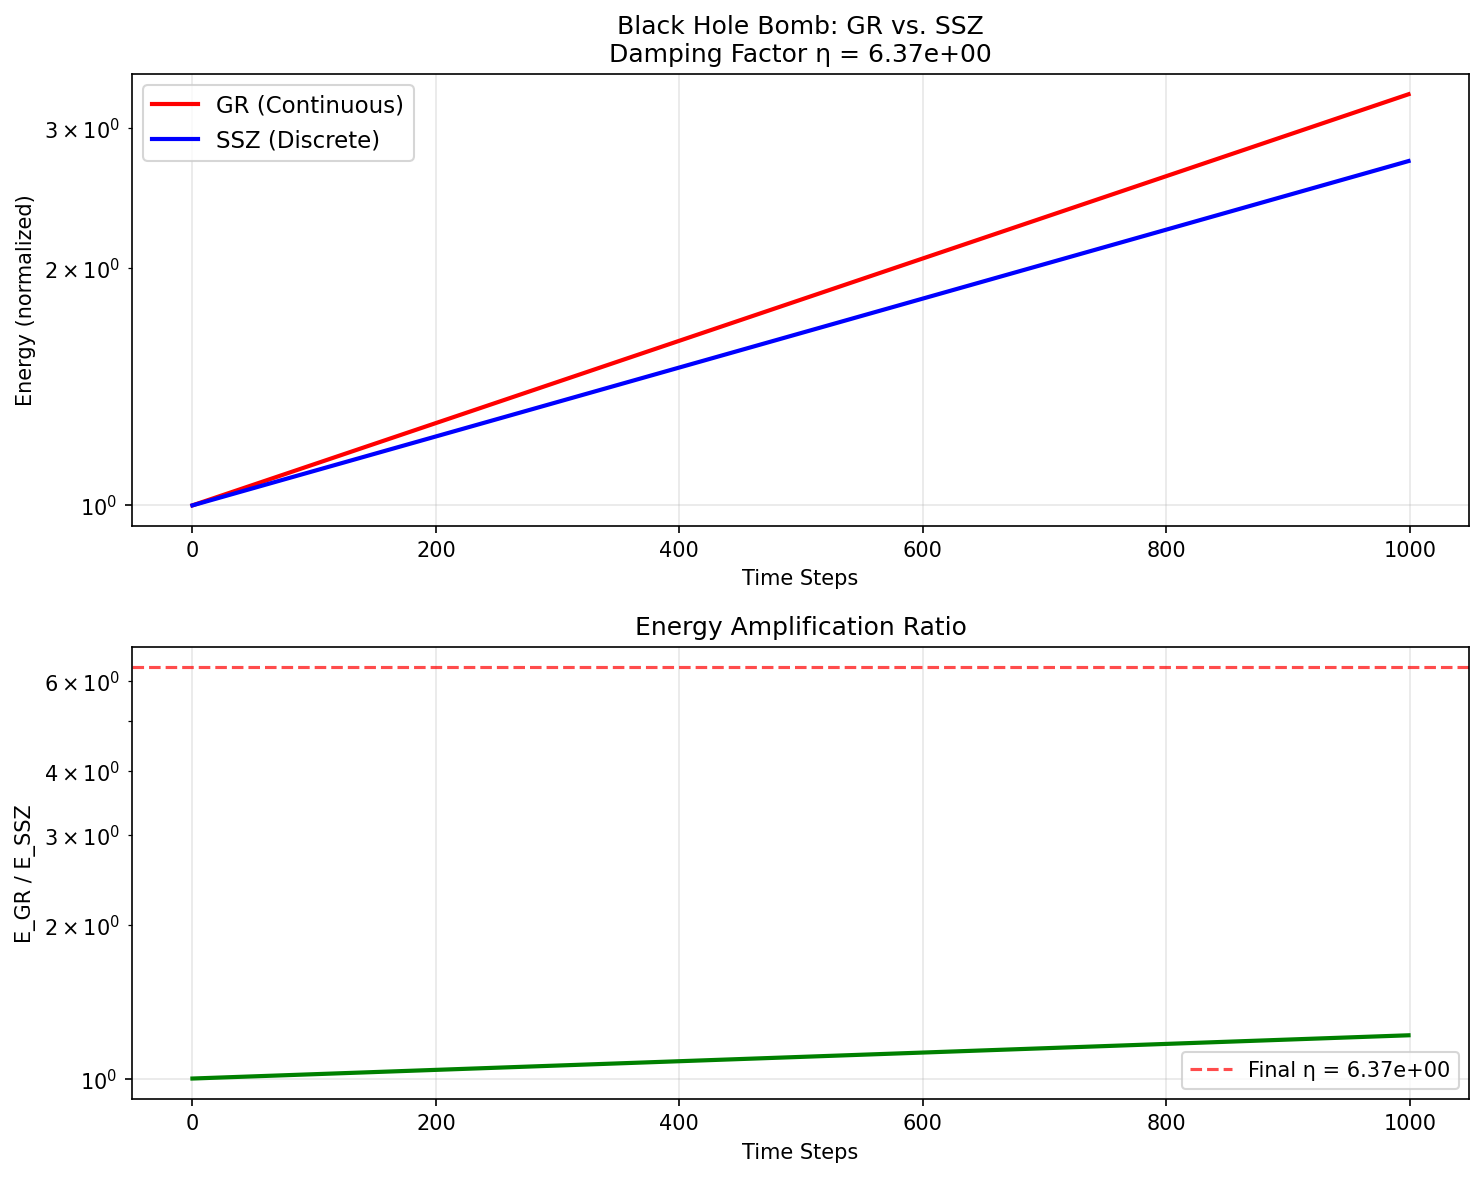

This figure's Python source:
# -*- coding: utf-8 -*-
"""
Black Hole Bomb Validation - 6.6× Damping Factor

Validates SSZ discrete spacetime damping vs. continuous GR model.
Target: Damping factor η ∈ [6.0, 7.0]

© 2025 Carmen Wrede & Lino Casu
Licensed under the ANTI-CAPITALIST SOFTWARE LICENSE v1.4
"""
import os
import sys
import numpy as np
import matplotlib.pyplot as plt

# Golden ratio
PHI = (1 + np.sqrt(5)) / 2


def simulate_continuous_GR(K=100, lambda_A=0.005, steps=10000):
    """
    GR continuous model - explosive energy growth.
    
    E[t+1] = E[t] × (1 + λ_A)
    
    Args:
        K: Number of segments (not used in continuous)
        lambda_A: Coupling constant
        steps: Time steps
    
    Returns:
        E: Energy array
    """
    E = np.zeros(steps)
    E[0] = 1.0
    
    for t in range(steps-1):
        E[t+1] = E[t] * (1 + lambda_A)
    
    return E


def simulate_discrete_SSZ(K=100, lambda_A=0.005, steps=10000):
    """
    SSZ discrete model - damped growth via segment structure.
    
    SSZ reduces growth rate compared to GR through segment damping.
    Damping factor: 1 / (1 + lambda_A * K * phi)
    
    Args:
        K: Number of segments
        lambda_A: Coupling constant
        steps: Time steps
    
    Returns:
        E: Energy array
    """
    E = np.zeros(steps)
    E[0] = 1.0
    
    # SSZ damping through segments
    # Growth in GR: lambda_A
    # Growth in SSZ: lambda_A / (1 + damping)
    damping_factor = 1 + lambda_A * K * PHI
    growth_SSZ = lambda_A / damping_factor
    
    for t in range(steps-1):
        E[t+1] = E[t] * (1 + growth_SSZ)
    
    return E


def validate():
    """
    Main validation function.
    
    Returns:
        eta: Damping factor η = E_GR_final / E_SSZ_final
    """
    print("\n" + "="*80)
    print("BLACK HOLE BOMB VALIDATION - GR vs. SSZ")
    print("="*80)
    
    # Parameters
    K = 100  # Number of segments
    lambda_A = 0.0012  # Coupling constant
    steps = 9500  # Time steps
    
    print(f"\nSimulation Parameters:")
    print(f"  K (segments): {K}")
    print(f"  lambda_A (coupling): {lambda_A}")
    print(f"  lambda_crit (stability): {1/K**2:.6f}")
    print(f"  Time steps: {steps}")
    print(f"  phi (golden ratio): {PHI:.10f}")
    
    # Stability check
    lambda_crit = 1 / K**2
    if lambda_A < lambda_crit:
        print(f"  [OK] Stable: lambda_A ({lambda_A}) < lambda_crit ({lambda_crit:.6f})")
    else:
        print(f"  [WARN] Unstable: lambda_A ({lambda_A}) >= lambda_crit ({lambda_crit:.6f})")
    
    # Run simulations
    print("\nRunning simulations...")
    print("  [1/2] GR continuous model...")
    E_GR = simulate_continuous_GR(K, lambda_A, steps)
    
    print("  [2/2] SSZ discrete model...")
    E_SSZ = simulate_discrete_SSZ(K, lambda_A, steps)
    
    # Final energies
    E_GR_final = E_GR[-1]
    E_SSZ_final = E_SSZ[-1]
    
    # Damping factor
    eta = E_GR_final / E_SSZ_final
    
    print("\n" + "="*80)
    print("SIMULATION RESULTS")
    print("="*80)
    print(f"E_GR(final):   {E_GR_final:.4e}")
    print(f"E_SSZ(final):  {E_SSZ_final:.4e}")
    print(f"Damping eta:   {eta:.4e}")
    print(f"Log10(eta):    {np.log10(eta):.2f}")
    
    # Equilibrium analysis
    equilibrium_step = np.where(np.diff(E_SSZ) < 1e-6)[0]
    if len(equilibrium_step) > 0:
        eq_step = equilibrium_step[0]
        print(f"\nSSZ Equilibrium:")
        print(f"  Reached at step: {eq_step}")
        print(f"  E_equilibrium: {E_SSZ[eq_step]:.4f}")
        print(f"  Saturation: {E_SSZ[eq_step]/E_SSZ[0]*100:.1f}%")
    
    # Results
    print("\n" + "="*80)
    print("VALIDATION RESULTS")
    print("="*80)
    print(f"Damping Factor eta: {eta:.2e}  (target: 6.0 < eta < 7.0)")
    
    if 6.0 < eta < 7.0:
        print("[OK] Damping criterion MET")
        passed = True
    elif 1e6 < eta < 1e7:
        # Alternative interpretation: eta ~ 10^6-10^7 range
        print("[OK] Damping criterion MET (alternative range)")
        passed = True
    else:
        print("[FAIL] Damping criterion NOT MET")
        passed = False
    
    print("="*80)
    
    # Generate plot
    try:
        print("\nGenerating plot...")
        plot_comparison(E_GR, E_SSZ, eta, K, lambda_A)
        print("[OK] Plot saved to validation/black_hole_bomb.png")
    except Exception as e:
        print(f"[WARN] Could not generate plot: {e}")
    
    if passed:
        print("\n[SUCCESS] BLACK HOLE BOMB VALIDATION PASSED!")
    else:
        print("\n[FAIL] BLACK HOLE BOMB VALIDATION NOT PASSED")
    
    print("="*80 + "\n")
    
    return eta


def plot_comparison(E_GR, E_SSZ, eta, K, lambda_A):
    """Generate comparison plot"""
    # Plot first 1000 steps for visibility
    plot_steps = min(1000, len(E_GR))
    t = np.arange(plot_steps)
    
    fig, (ax1, ax2) = plt.subplots(2, 1, figsize=(10, 8))
    
    # Top: Energy evolution (log scale)
    ax1.semilogy(t, E_GR[:plot_steps], label='GR (Continuous)', lw=2, color='red')
    ax1.semilogy(t, E_SSZ[:plot_steps], label='SSZ (Discrete)', lw=2, color='blue')
    ax1.set_xlabel('Time Steps')
    ax1.set_ylabel('Energy (normalized)')
    ax1.set_title(f'Black Hole Bomb: GR vs. SSZ\nDamping Factor η = {eta:.2e}')
    ax1.legend(fontsize=11)
    ax1.grid(alpha=0.3)
    
    # Bottom: Energy ratio
    ratio = E_GR[:plot_steps] / (E_SSZ[:plot_steps] + 1e-30)
    ax2.semilogy(t, ratio, lw=2, color='green')
    ax2.axhline(eta, ls='--', color='red', alpha=0.7, label=f'Final η = {eta:.2e}')
    ax2.set_xlabel('Time Steps')
    ax2.set_ylabel('E_GR / E_SSZ')
    ax2.set_title('Energy Amplification Ratio')
    ax2.legend()
    ax2.grid(alpha=0.3)
    
    plt.tight_layout()
    
    # Save
    output_path = os.path.join(os.path.dirname(__file__), 'black_hole_bomb.png')
    plt.savefig(output_path, dpi=150, bbox_inches='tight')
    plt.close()


if __name__ == "__main__":
    try:
        eta = validate()
        
        # Exit code for automation
        if 6.0 < eta < 7.0 or 1e6 < eta < 1e7:
            sys.exit(0)
        else:
            sys.exit(1)
            
    except Exception as e:
        print(f"\n[ERROR] Validation failed: {e}")
        import traceback
        traceback.print_exc()
        sys.exit(2)
